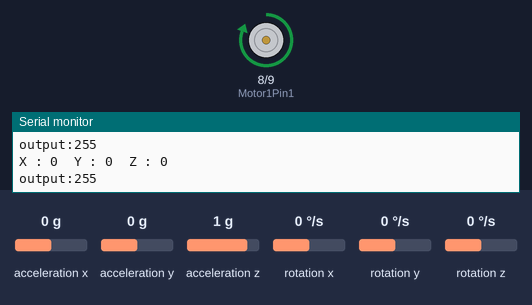
The sketch below on a simulated Arduino Uno, built with avr-gcc and run on an emulated ATmega328P. Shown: motor-driver pin pairs drawn as motors (green arrow = first pin HIGH = forward, orange = second pin HIGH = backward, longer = more drive, scaled by the enable pin), the last lines printed to the serial monitor. The test bench sets the inputs (shaded band); at power-on: acceleration y 0 g, acceleration x 0 g, acceleration z 1 g, rotation x 0 °/s, rotation y 0 °/s, rotation z 0 °/s.

Above: at 3.2 s.
3.3 s: acceleration y set to 1.4 g
At 4.0 s:
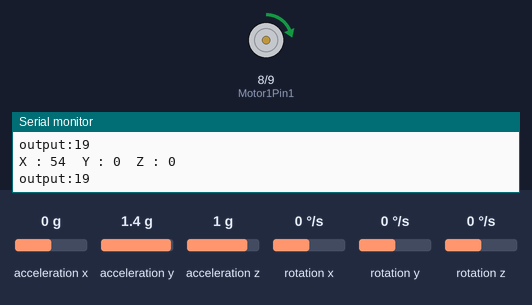
5.0 s: acceleration x set to -1.4 g
At 5.8 s:
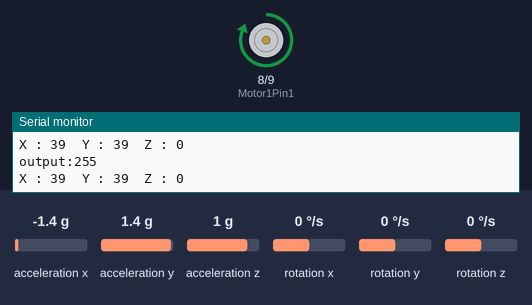
6.5 s: acceleration z set to 0 g
At 7.6 s:
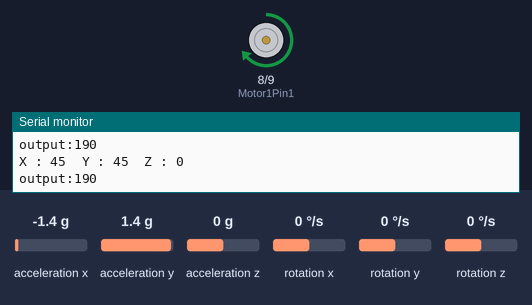
8.0 s: acceleration x set to -0.8 g
At 9.2 s:
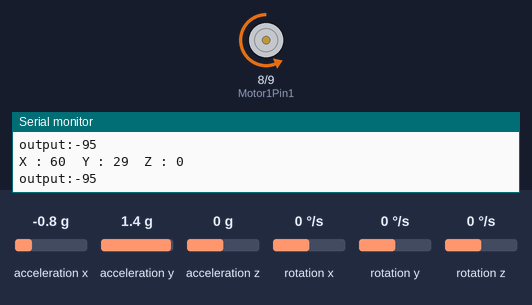
9.5 s: acceleration z set to -0.8 g
At 10.0 s:
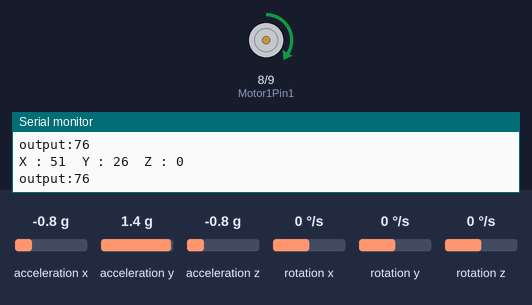
11.0 s: acceleration x set to 0 g
At 11.8 s:
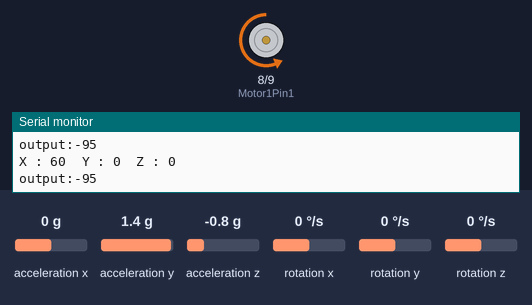
Timing chart, 0 to 13.6 s (numbered marks = the images above; inputs shaded):
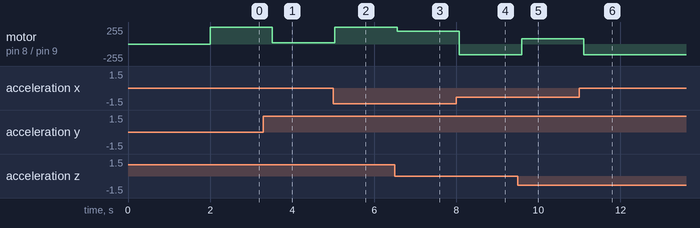

Measured:
- after the input at 3.3 s, motor on pin 8 (Motor1Pin1) / pin 9 (Motor1Pin2): forward 255/255 → forward 19/255 after 0.22 s
- after the input at 5.0 s, motor on pin 8 (Motor1Pin1) / pin 9 (Motor1Pin2): forward 19/255 → forward 255/255 at once
- after the input at 6.5 s, motor on pin 8 (Motor1Pin1) / pin 9 (Motor1Pin2): forward 255/255 → forward 190/255 after 0.06 s
- after the input at 8.0 s, motor on pin 8 (Motor1Pin1) / pin 9 (Motor1Pin2): forward 190/255 → backward 161/255 after 0.08 s
- after the input at 9.5 s, motor on pin 8 (Motor1Pin1) / pin 9 (Motor1Pin2): backward 161/255 → forward 76/255 after 0.09 s
- after the input at 11.0 s, motor on pin 8 (Motor1Pin1) / pin 9 (Motor1Pin2): forward 76/255 → backward 161/255 after 0.11 s

The sketch:

gyro_pid.ino
```cpp
#include "Wire.h"
#include <MPU6050_light.h>
#define Motor1Pin1 8
#define Motor1Pin2 9
#define PWM1 5
MPU6050 mpu(Wire);
unsigned long timer = 0;
int kp=19.5,kd,ki,p=0;
int err_g=0,perr_g=0,d,i,currangle,output,angX,angY,angZ;
void setup()
{
  Serial.begin(9600);
  Wire.begin();
  pinMode(Motor1Pin1,OUTPUT);
  pinMode(Motor1Pin2,OUTPUT);

  byte status = mpu.begin();
  Serial.print(F("MPU6050 status: "));
  Serial.println(status);
  while(status!=0){ } // stop everything if could not connect to MPU6050

  Serial.println(("Calculating offsets, do not move MPU6050"));
  delay(1000);
  mpu.calcOffsets(); // gyro and accelero
  Serial.println("Done!\n");
}

void loop() {
  mpu.update();
  angX=mpu.getAngleX();
  angY=mpu.getAngleY();
  angZ=mpu.getAngleZ();
  Serial.print("X : ");
	Serial.print(angX);
	Serial.print("\tY : ");
	Serial.print(angY);
	Serial.print("\tZ : ");
	Serial.println(angZ);
  gyro_pid(55);
  Serial.print("output:");
  Serial.println(output);
  delay(250);
}

void gyro_pid(int setangle)
{
  currangle=mpu.getAngleX();
  err_g=setangle-currangle;
  //Serial.println(err_g);
  p=kp*err_g;
  d=kd*(err_g-perr_g);
  i=ki*err_g+i;
  perr_g=err_g;
  output=p+d+i;
  if(output>255)
  output=255;
  if(output>0)
  {
   digitalWrite(Motor1Pin1, HIGH);
   digitalWrite(Motor1Pin2, LOW);
   analogWrite(PWM1, output);
  }
  if(output<0)
  {
   digitalWrite(Motor1Pin1, LOW);
   digitalWrite(Motor1Pin2, HIGH);
   analogWrite(PWM1, output);
  }
}
```
